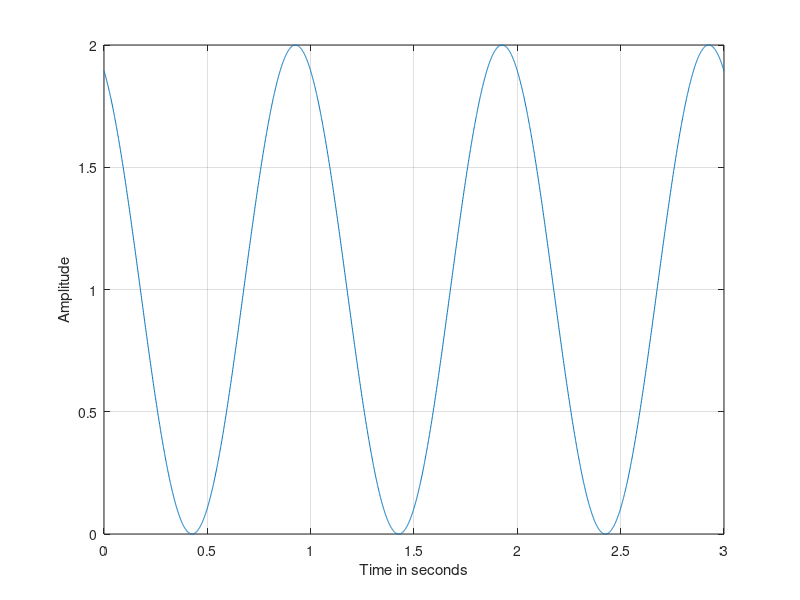

The MATLAB script that drew this image:
Fs = 1000; %sample rate in Hz
Ts = 1/Fs; %sample interval
dur = 3; %duration in seconds
t = 0:Ts:dur; %sample points array
A = 1; %peak amplitude
freq = 1; % frequency in Hz
deg1 = 90; % degrees function
theta = deg1; %Phase offset in degrees

sig = A + sin ( 2* pi * freq .*t + theta); %generate sine wave
% the dot does element wise operation
plot (t,sig) %plot wave 
xlabel('Time in seconds')
ylabel('Amplitude')
grid on